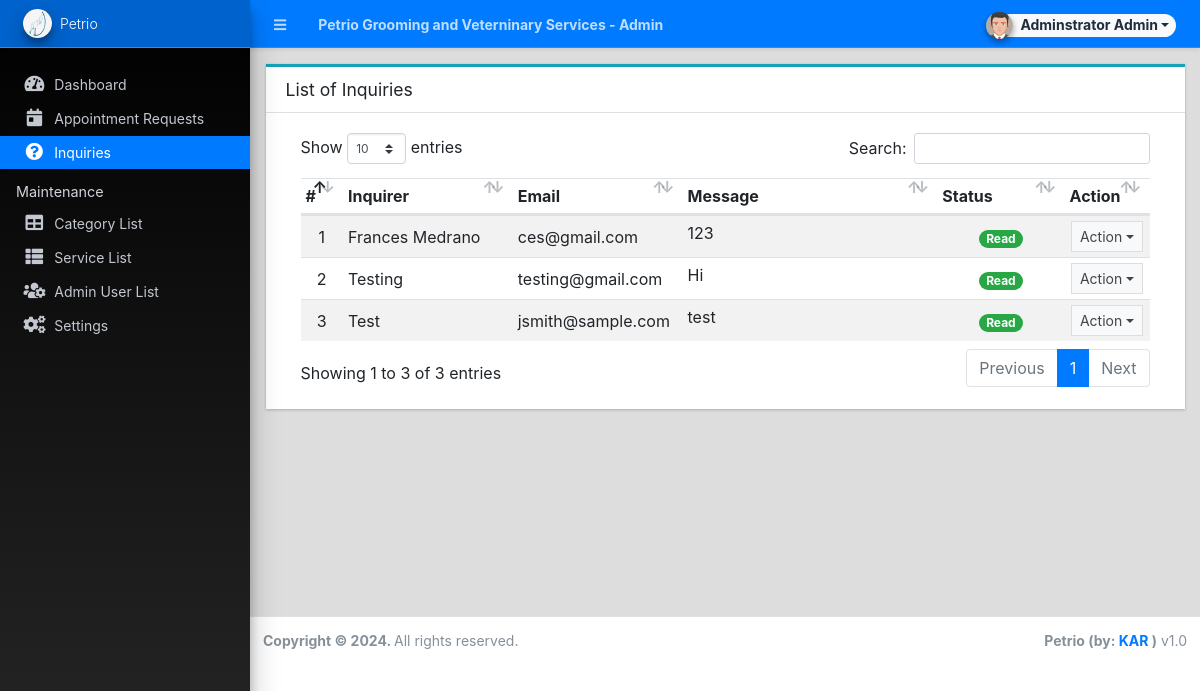
The page /admin/?page=inquiries (signed in) on the database its author committed.
### tables this page shows
CREATE TABLE `message_list` (
  `id` int(30) NOT NULL,
  `fullname` text NOT NULL,
  `contact` text NOT NULL,
  `email` text NOT NULL,
  `message` text NOT NULL,
  `status` tinyint(1) NOT NULL DEFAULT 0,
  `date_created` datetime NOT NULL DEFAULT current_timestamp()
);

### admin/inquiries/index.php (the view, shortened to what this page needs)
<div class="card card-outline card-info rounded-0">
	<div class="card-header">
		<h3 class="card-title">List of Inquiries</h3>
	</div>
	<div class="card-body">
		<div class="container-fluid">
        <div class="container-fluid">
			<table class="table table-hover table-striped">
				<colgroup>
					<col width="5%">
					<col width="20%">
					<col width="20%">
					<col width="30%">
					<col width="15%">
					<col width="10%">
				</colgroup>
				<thead>
					<tr>
						<th>#</th>
						<th>Inquirer</th>
						<th>Email</th>
						<th>Message</th>
						<th>Status</th>
						<th>Action</th>
					</tr>
				</thead>
				<tbody>
					<?php
						$i = 1;
						$qry = $conn->query("SELECT * from `message_list`  order by status asc, unix_timestamp(date_created) desc ");
						while($row = $qry->fetch_assoc()):
					?>
						<tr>
							<td class="text-center"><?php echo $i++; ?></td>
							<td><?php echo ucwords($row['fullname']) ?></td>
							<td><?php echo ($row['email']) ?></td>
							<td class="truncate-1"><?php echo ($row['message']) ?></td>
							<td class="text-center">
								<?php if($row['status'] == 1): ?>
									<span class="badge badge-pill badge-success">Read</span>
								<?php else: ?>
								<span class="badge badge-pill badge-primary">Unread</span>
								<?php endif; ?>
							</td>
							<td align="center">
								 <button type="button" class="btn btn-flat btn-default btn-sm dropdown-toggle dropdown-icon" data-toggle="dropdown">
				                  		Action
				                  </button>
							</td>
						</tr>
					<?php endwhile; ?>
				</tbody>
			</table>
		</div>
		</div>
	</div>
</div>

### rows shown on the page
message_list: fullname "Frances Medrano", email "ces@gmail.com", message "123", status "Read"
message_list: fullname "Testing", email "testing@gmail.com", message "Hi", status "Read"
message_list: fullname "Test", email "jsmith@sample.com", message "test", status "Read"

### other values the page prints
$_settings->info('name') "Petrio Grooming and Veterninary Services"
$_settings->userdata('firstname').' '.$_settings->userdata('lastname') "Adminstrator Admin"
$_settings->info('short_name') "Petrio"
